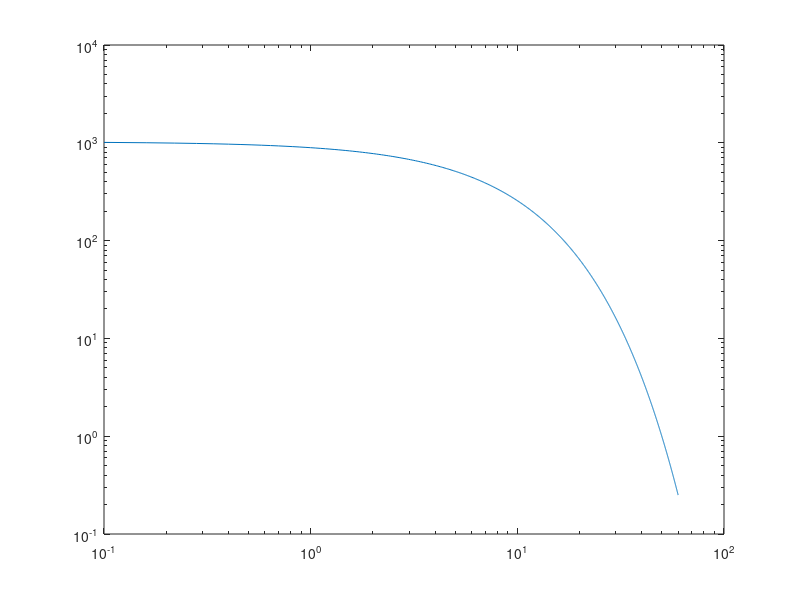

Reproduce this figure in MATLAB.
%
clear;
clc;
x = linspace(0.1,60,1000);
y = 2.^(-0.2*x+10);
plot(x,y); % normal
semilogx(x,y); % eje x logaritmico
semilogy(x,y); % eje y logaritmico
loglog(x,y);   % ejes x e y logaritmicos